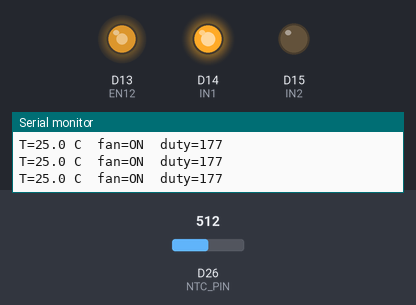
This sketch was run on a simulated Arduino Due. Parts: output pins drawn as LEDs (lit = HIGH), the last lines printed to the serial monitor. The inputs (shaded band) are chosen by the test bench; at power-on: D26 (NTC_PIN) = 512 (analog values on the 0–1023 scale).

Above: at 1.2 s.
1.3 s: D26 (NTC_PIN) set to 716
At 2.2 s:
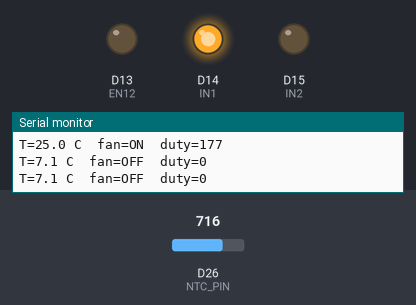
3.1 s: D26 (NTC_PIN) set to 560
4.6 s: D26 (NTC_PIN) set to 546
At 6.0 s:
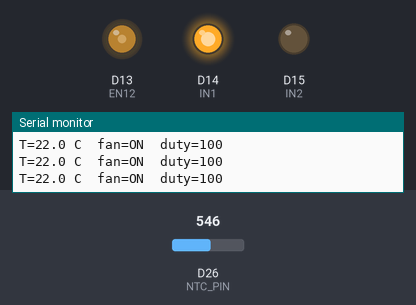
6.3 s: D26 (NTC_PIN) set to 0
At 7.2 s:
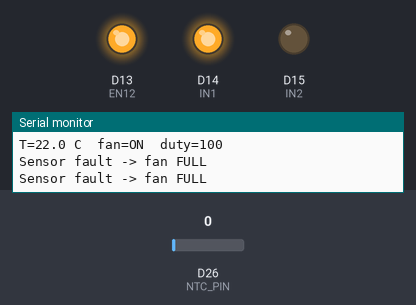
7.9 s: D26 (NTC_PIN) set to 900
At 8.5 s:
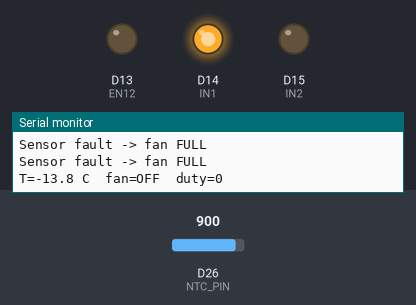
9.5 s: D26 (NTC_PIN) set to 306
At 11.0 s:
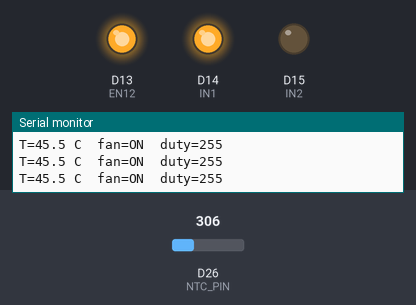
Timing chart, 0 to 12.1 s (numbered marks = the images above; inputs shaded):
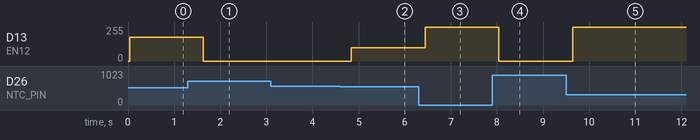

The sketch:

combinedcode-test.ino
```cpp
// ---- Pins ----
const int NTC_PIN = 26;
const int EN12 = 13;   // PWM speed
const int IN1  = 14;
const int IN2  = 15;

// ---- Thermistor ----
const float R_FIXED = 10000.0;
const float R0      = 10000.0;
const float T0_K    = 298.15;
const float BETA    = 3950.0;
const int   ADC_MAX = 4095;
const bool  NTC_ON_LOW_SIDE = true;

// ---- Fan control (demo range 22-28 C) ----
const float T_ON     = 22.0;  // fan turns on at or above this (C)
const float T_OFF    = 21.0;  // fan turns off at or below this (C)
const float T_FULL   = 28.0;  // full speed at or above this (C)
const int   MIN_DUTY = 100;   // lowest PWM (0-255) that reliably spins the fan
const int   MAX_DUTY = 255;

bool fanOn = false;

float readTempC() {
  long sum = 0;
  for (int i = 0; i < 16; i++) { sum += analogRead(NTC_PIN); delay(2); }
  float adc = sum / 16.0;
  if (adc < 1 || adc > ADC_MAX - 1) return NAN;
  float rNtc = NTC_ON_LOW_SIDE ? R_FIXED * adc / (ADC_MAX - adc)
                               : R_FIXED * (ADC_MAX - adc) / adc;
  float tK = 1.0 / (1.0 / T0_K + log(rNtc / R0) / BETA);
  return tK - 273.15;
}

void setFan(int duty) {
  digitalWrite(IN1, HIGH);
  digitalWrite(IN2, LOW);
  analogWrite(EN12, duty);
}

void setup() {
  Serial.begin(115200);
  analogReadResolution(12);
  pinMode(IN1, OUTPUT);
  pinMode(IN2, OUTPUT);
  pinMode(EN12, OUTPUT);
  analogWriteFreq(1000);
  analogWriteResolution(8);
  setFan(0);
}

void loop() {
  float t = readTempC();
  int duty;

  if (isnan(t)) {
    duty = MAX_DUTY;               // sensor fault: fail safe, run full
    fanOn = true;
    Serial.println("Sensor fault -> fan FULL");
  } else {
    if (!fanOn && t >= T_ON)  fanOn = true;
    if (fanOn  && t <= T_OFF) fanOn = false;

    if (fanOn) {
      float frac = (t - T_ON) / (T_FULL - T_ON);
      frac = constrain(frac, 0.0, 1.0);
      duty = MIN_DUTY + (int)(frac * (MAX_DUTY - MIN_DUTY));
    } else {
      duty = 0;
    }
    Serial.print("T="); Serial.print(t, 1);
    Serial.print(" C  fan="); Serial.print(fanOn ? "ON" : "OFF");
    Serial.print("  duty="); Serial.println(duty);
  }

  setFan(duty);
  delay(500);
}
```

Measured:
- the behaviour switches between 547 and 546 on D26 (NTC_PIN) (found by bisection; images 1 and 2)
- after the input at 1.3 s, D13 (EN12): 177/255 → 0/255 after 0.34 s
- after the input at 4.6 s, D13 (EN12): 0/255 → 100/255 after 0.24 s
- after the input at 6.3 s, D13 (EN12): 100/255 → 255/255 after 0.14 s
- after the input at 7.9 s, D13 (EN12): 255/255 → 0/255 after 0.14 s
- after the input at 9.5 s, D13 (EN12): 0/255 → 255/255 after 0.15 s
